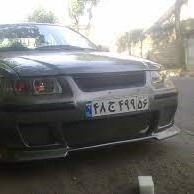
%> input picture images/23.jpg, 194 x 194 px
$ octave main.m   (GNU Octave 9; MATLAB toolbox functions it lacks are replaced by stand-ins)
%> lines starting %> are read from the running program, lines starting %| are printed output that depends on the picture; in (x1, y1, x2, y2) boxes, pixels count from 0 and x2, y2 are one past the last pixel; in counts of white or black regions, pixels touching at a corner belong together; the program's own positions count from 1

clc
close all;
clear;
load TRAININGSET;
totalLetters=size(TRAIN, 2);


% SELECTING THE TEST DATA
%%%%%%%%%%%%%%%%%%%%%%%%%%%%%%%%%%%%%%%%%%%%%%%%%%%%%%%%%%%%%%%%%%
[file,path]=uigetfile({'*.jpg;*.bmp;*.png;*.tif;*.jfif'},'Choose an image');
%> the answer given: images/23.jpg
s=[path,file];
picture=imread(s);
%> picture is the input picture: size 194x194x3 uint8; mean R, G, B 119.5, 119.5, 117.6


% CALLING PLATE DETECTOR FUNCTION
%%%%%%%%%%%%%%%%%%%%%%%%%%%%%%%%%%%%%%%%%%%%%%%%%%%%%%%%%%%%%%%%%%
%picture = plate_detector(picture);

imshow(picture);
pause(2);

% [14 lines of commented-out code are left out]
%%%%%%%%%%%%%%%%%%%%%%%%%%%%%%%%%%%%%%%%%%%%%%%%%%%%%%%%%%%%%%%%%%
picture=rgb2gray(picture);
%> picture: size 194x194 uint8

diff = edge(picture, "sobel", 0.2);
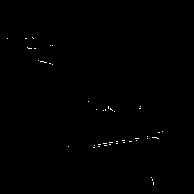
%> diff: size 194x194 logical; 0.26% white in thin lines or dots, all inside (x1, y1, x2, y2) = (7, 37, 163, 185)
imshow(diff)

% [6 lines of commented-out code are left out]
threshold = graythresh(picture);
%> threshold = 0.51
picture =~imbinarize(picture,threshold);
%> picture: size 194x194 logical; 57.8% white; 38 black regions (35 under 20 px), largest, box (x1, y1, x2, y2) and area: (0, 0, 194, 116) 15472, (152, 125, 180, 139) 156, (138, 176, 154, 194) 153
subplot(1,2,2)
imshow(picture)


% Removing the small objects and background
%%%%%%%%%%%%%%%%%%%%%%%%%%%%%%%%%%%%%%%%%%%%%%%%%%%%%%%%%%%%%%%%%%
%%
figure
% picture = bwareaopen(picture,30); % removes all connected components (objects) that have fewer than 30 pixels from the binary image BW
picture = bwareaopen(picture,30);
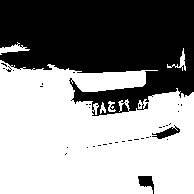
%> picture: size 194x194 logical; 57.2% white; 37 black regions (34 under 20 px), largest, box (x1, y1, x2, y2) and area: (0, 0, 194, 116) 15699, (152, 125, 180, 139) 161, (138, 176, 154, 194) 153
subplot(1,4,1)
imshow(picture)
background=bwareaopen(picture,5000); %for some it didnt worked
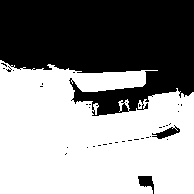
%> background: size 194x194 logical; 56.3% white; 37 black regions (34 under 20 px), largest, box (x1, y1, x2, y2) and area: (0, 0, 194, 116) 16051, (152, 125, 180, 139) 161, (138, 176, 154, 194) 153
%background=bwareaopen(picture,3000);
subplot(1,4,2)
imshow(background)
picture2=picture-background;
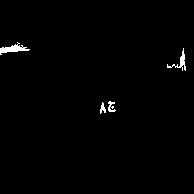
%> picture2: size 194x194 double; values 0 (black) and 1 (white), 0.94% white; 4 white regions, box (x1, y1, x2, y2) and area: (0, 42, 30, 55) 158, (167, 48, 186, 71) 105, (108, 101, 116, 112) 50, (100, 102, 106, 114) 39
subplot(1,4,3)
imshow(picture2)
picture2=bwareaopen(picture2,30);
%> picture2: size 194x194 logical; 0.94% white; 4 white regions
subplot(1,4,4)
imshow(picture2)
%%


% Labeling connected components
%%%%%%%%%%%%%%%%%%%%%%%%%%%%%%%%%%%%%%%%%%%%%%%%%%%%%%%%%%%%%%%%%%
figure
imshow(picture2)
[L,Ne]=bwlabel(picture2);
%> L: size 194x194 double; 5 distinct labels, from 0 to 4
%> Ne = 4
propied=regionprops(L,'BoundingBox');
%> propied = 4 regions; box (x1, y1, x2, y2): (0, 42, 30, 55), (100, 102, 106, 114), (108, 101, 116, 112), (167, 48, 186, 71)
hold on
for n=1:size(propied,1)
    rectangle('Position',propied(n).BoundingBox,'EdgeColor','g','LineWidth',2)
end
%> this loop made 4 passes
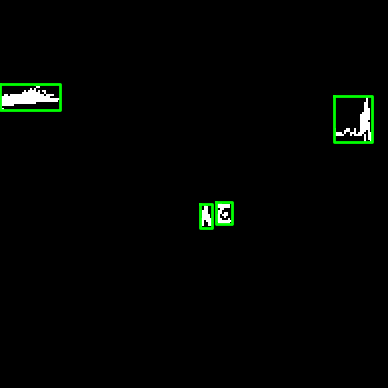
%> figure redrawn from the program's plot data; shown 2 times larger
hold off


% Decision Making
%%%%%%%%%%%%%%%%%%%%%%%%%%%%%%%%%%%%%%%%%%%%%%%%%%%%%%%%%%%%%%%%%%
figure
final_output=[];
t=[];
for n=1:Ne
    [r,c] = find(L==n);
    Y=picture2(min(r):max(r),min(c):max(c));
    imshow(Y)
    Y=imresize(Y,[42,24]);
    imshow(Y)
    %pause(0.4)

    ro=zeros(1,totalLetters);
    for k=1:totalLetters
        ro(k)=corr2(TRAIN{1,k},Y);
    end
    [MAXRO,pos]=max(ro);
    out=cell2mat(TRAIN(2,pos));
    if (MAXRO> 0.5) && (out ~= 'i')
        final_output=[final_output out];
    end
end
%> this loop made 4 passes
%> (MAXRO, pos, out, final_output) on passes 2 to 3: (0.693, 39, '۸', '۸'), (0.618, 11, 'ج', '۸ج')
%> (MAXRO, pos, out) on passes 1, 4: (0.412, 8, 'i'), (0.344, 17, 'ل')
%> pass 1, `Y=imresize(Y,[42,24]);`:
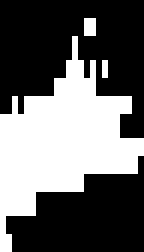
%> Y: size 42x24 logical (shown 6 times larger); 39.6% white; 3 white regions (2 under 20 px), largest, box (x1, y1, x2, y2) and area: (0, 6, 24, 42) 390
%> pass 3, `Y=imresize(Y,[42,24]);`:
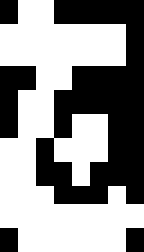
%> Y: size 42x24 logical (shown 6 times larger); 56.2% white; 5 black regions (3 under 20 px), largest, box (x1, y1, x2, y2) and area: (6, 0, 24, 34) 357, (0, 11, 6, 23) 48
%> after the loop, ro = 42 values, max 0.344 at index 17, min -0.244 at index 32, mean 0.0174


% Printing the plate
%%%%%%%%%%%%%%%%%%%%%%%%%%%%%%%%%%%%%%%%%%%%%%%%%%%%%%%%%%%%%%%%%%
file = fopen('number_Plate.txt', 'wt');
fprintf(file,'%s\n',final_output);
fclose(file);
winopen('number_Plate.txt')
